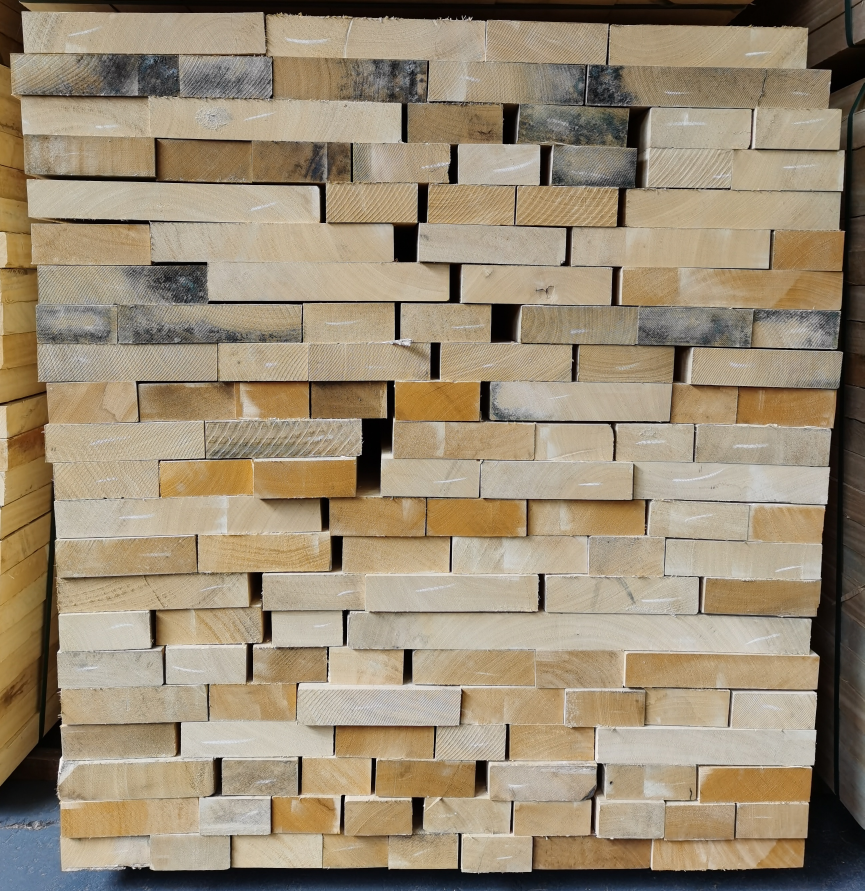
#> input picture test.jpg, 2593 x 2673 px (shown at 1/3 size)
$ python -i MarginDetection.py   (imports and definitions only)   (older library calls are emulated)
#> lines starting #> are read from the running program, lines starting #| are printed output that depends on the picture; after the words box and inside, x2 and y2 are one past the last pixel; in counts of white or black regions, pixels touching at a corner belong together
# -*- coding: UTF-8 -*-

'''
input: 木堆彩色图
function：木板边缘检测
output： 边缘二值图
'''

import cv2
import numpy as np

blur_size = 9 #高斯模糊核大小
threshold = 65 #二值化阈值

def Sobel_gradient(blurred):
    # 索比尔算子来计算x、y方向梯度
    gradX = cv2.Sobel(blurred, ddepth=cv2.CV_32F, dx=1, dy=0)
    gradY = cv2.Sobel(blurred, ddepth=cv2.CV_32F, dx=0, dy=1)

    gradient = cv2.subtract(gradX, gradY)
    gradient = cv2.convertScaleAbs(gradient)

    return gradient


def Thresh_and_blur(gradient):
    blurred = cv2.GaussianBlur(gradient, (9, 9), 0)
    (_, thresh) = cv2.threshold(blurred, threshold, 255, cv2.THRESH_BINARY)

    return thresh


def GetMargin(img_path):
#> called with img_path = 'test.jpg'
    save_path = './margin.png'

    # 获取图片
    original_img = cv2.imread(img_path)
#> original_img is the input picture: shape (2673, 2593, 3); mean B, G, R 116.3, 139.6, 154.4
    gray = cv2.cvtColor(original_img, cv2.COLOR_BGR2GRAY)
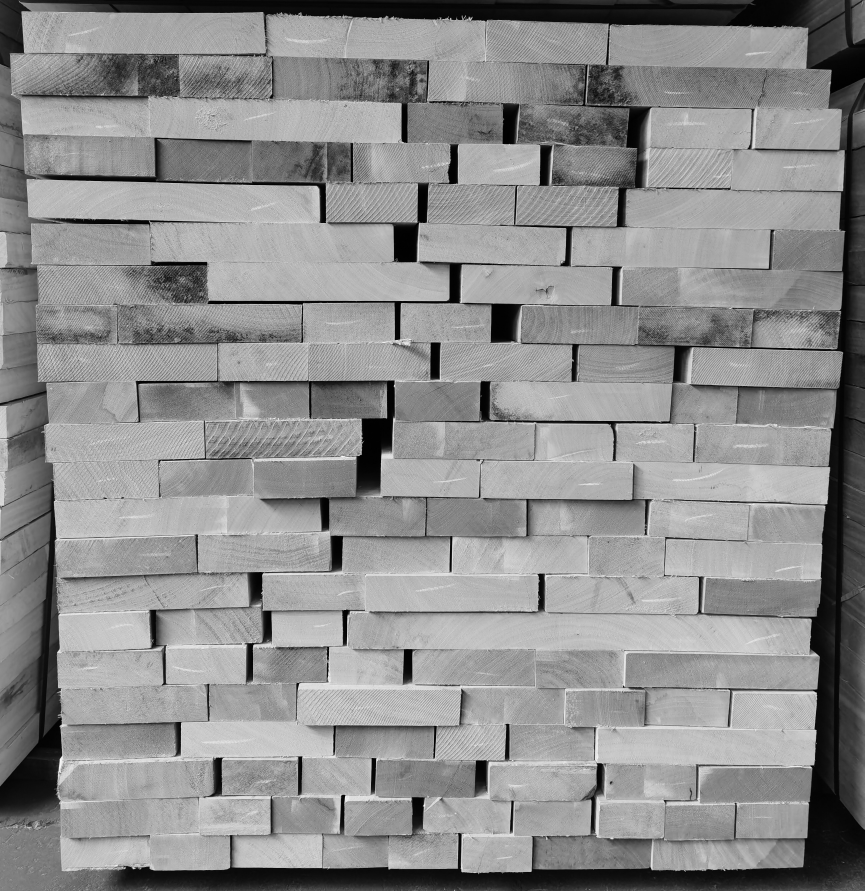
#> gray: shape (2673, 2593) (shown at 1/3 size); min 0, max 254, mean 141.4


    blurred = cv2.GaussianBlur(gray, (blur_size, blur_size), 0) #高斯模糊去除噪声
    gradient = Sobel_gradient(blurred) #获取边缘梯度
#> in Sobel_gradient, `gradX = cv2.Sobel(blurred, ddepth=cv2.CV_32F, dx=1, dy=0)`:
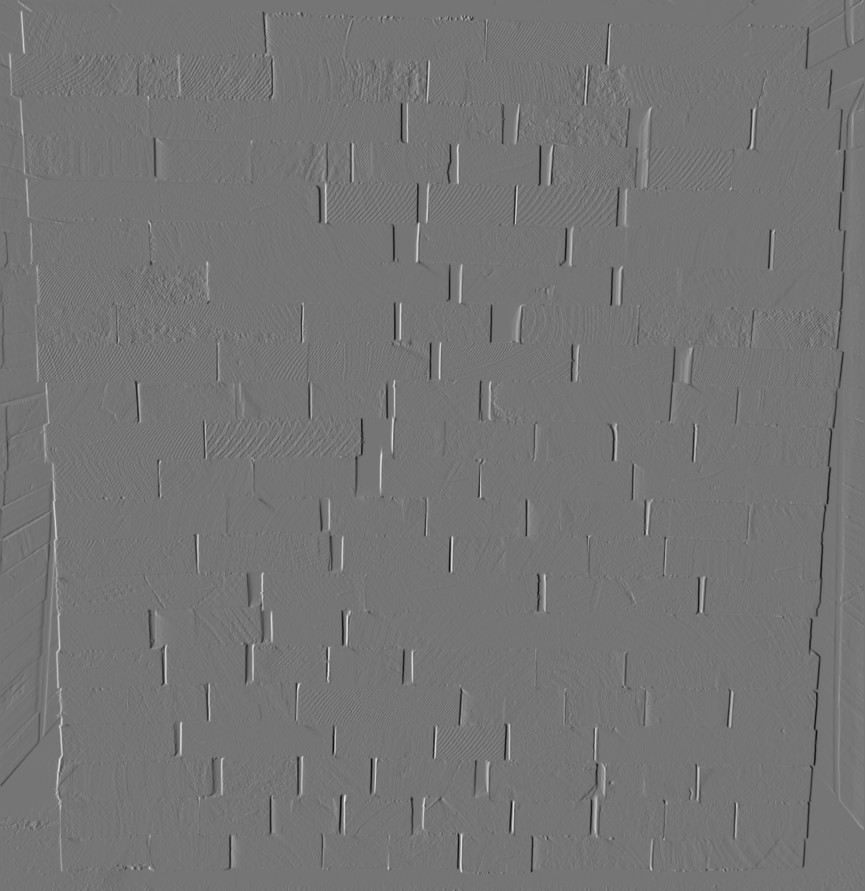
#> gradX: shape (2673, 2593) float32 (shown at 1/3 size); min -352, max 411, mean -0.2; drawn with min black and max white
#> in Sobel_gradient, `gradY = cv2.Sobel(blurred, ddepth=cv2.CV_32F, dx=0, dy=1)`:
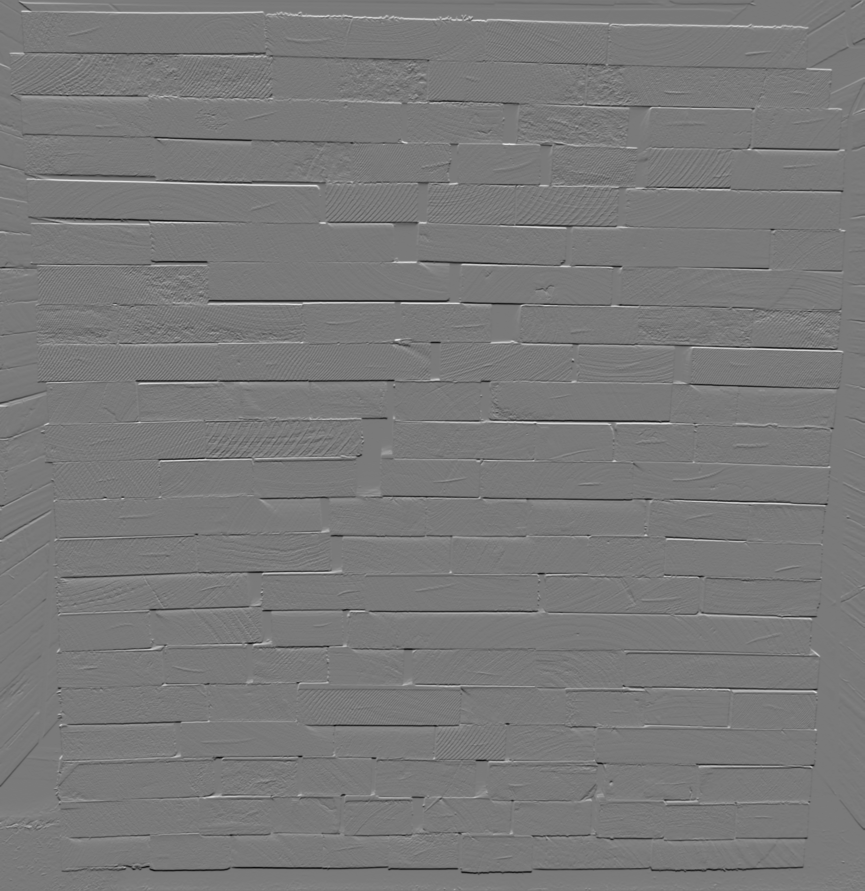
#> gradY: shape (2673, 2593) float32 (shown at 1/3 size); min -345, max 376, mean 0.1; drawn with min black and max white
#> in Sobel_gradient, `gradient = cv2.subtract(gradX, gradY)`:
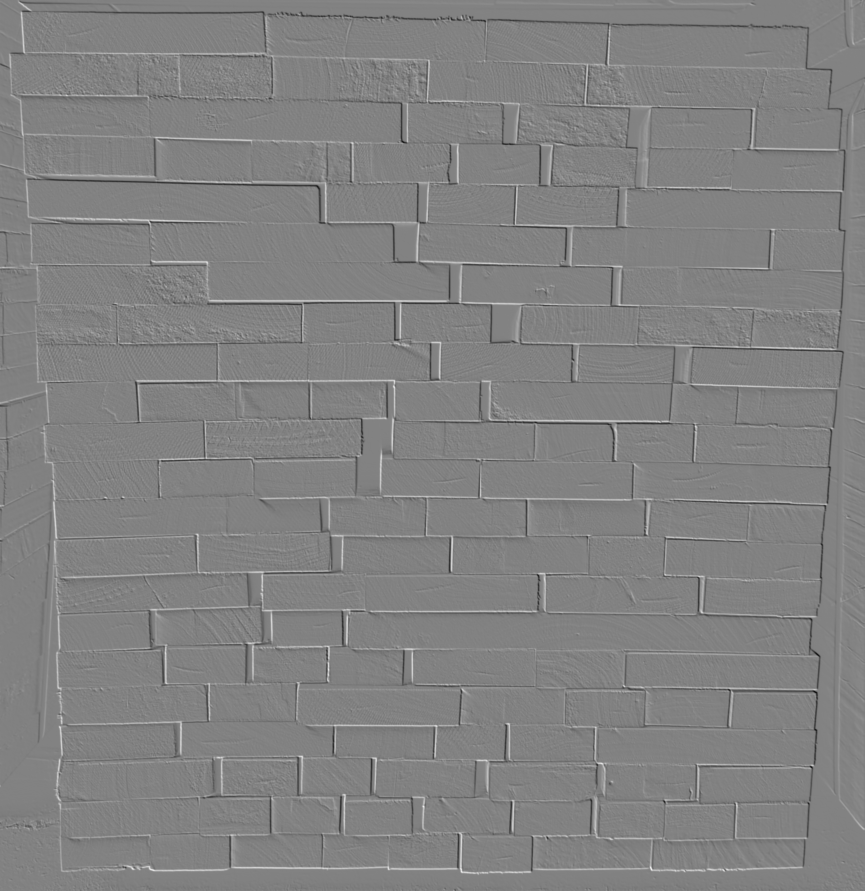
#> gradient: shape (2673, 2593) float32 (shown at 1/3 size); min -494, max 472, mean -0.3; drawn with min black and max white
#> in Sobel_gradient, `gradient = cv2.convertScaleAbs(gradient)`:
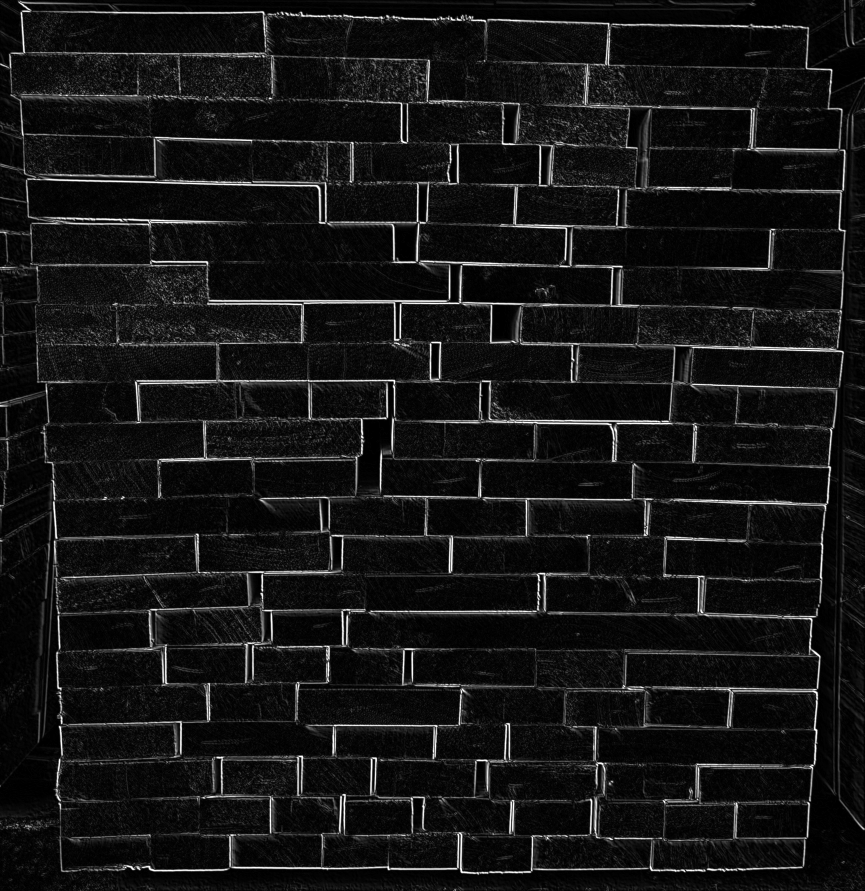
#> gradient: shape (2673, 2593) (shown at 1/3 size); min 0, max 255, mean 20.9
    margin = Thresh_and_blur(gradient) #二值化
#> in Thresh_and_blur, `(_, thresh) = cv2.threshold(blurred, threshold, 255, cv2.THRESH_BINARY)`:
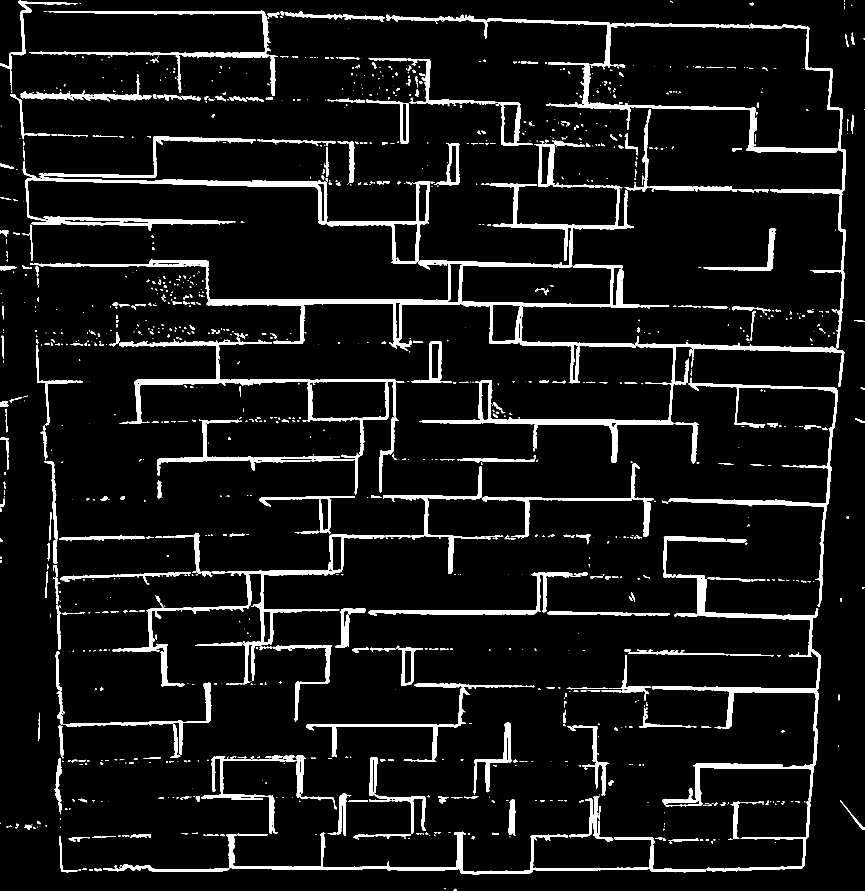
#> thresh: shape (2673, 2593) (shown at 1/3 size); 7.2% white; 1310 white regions (677 under 20 px), largest, box (x1, y1, x2, y2) and area: (91, 429, 2008, 1150) 58731, (67, 483, 1305, 791) 29329, (1957, 1724, 2463, 2420) 27422

    cv2.imwrite(save_path, margin)
    # [6 lines of commented-out code are left out]


    return margin

>>> result = GetMargin('test.jpg')
